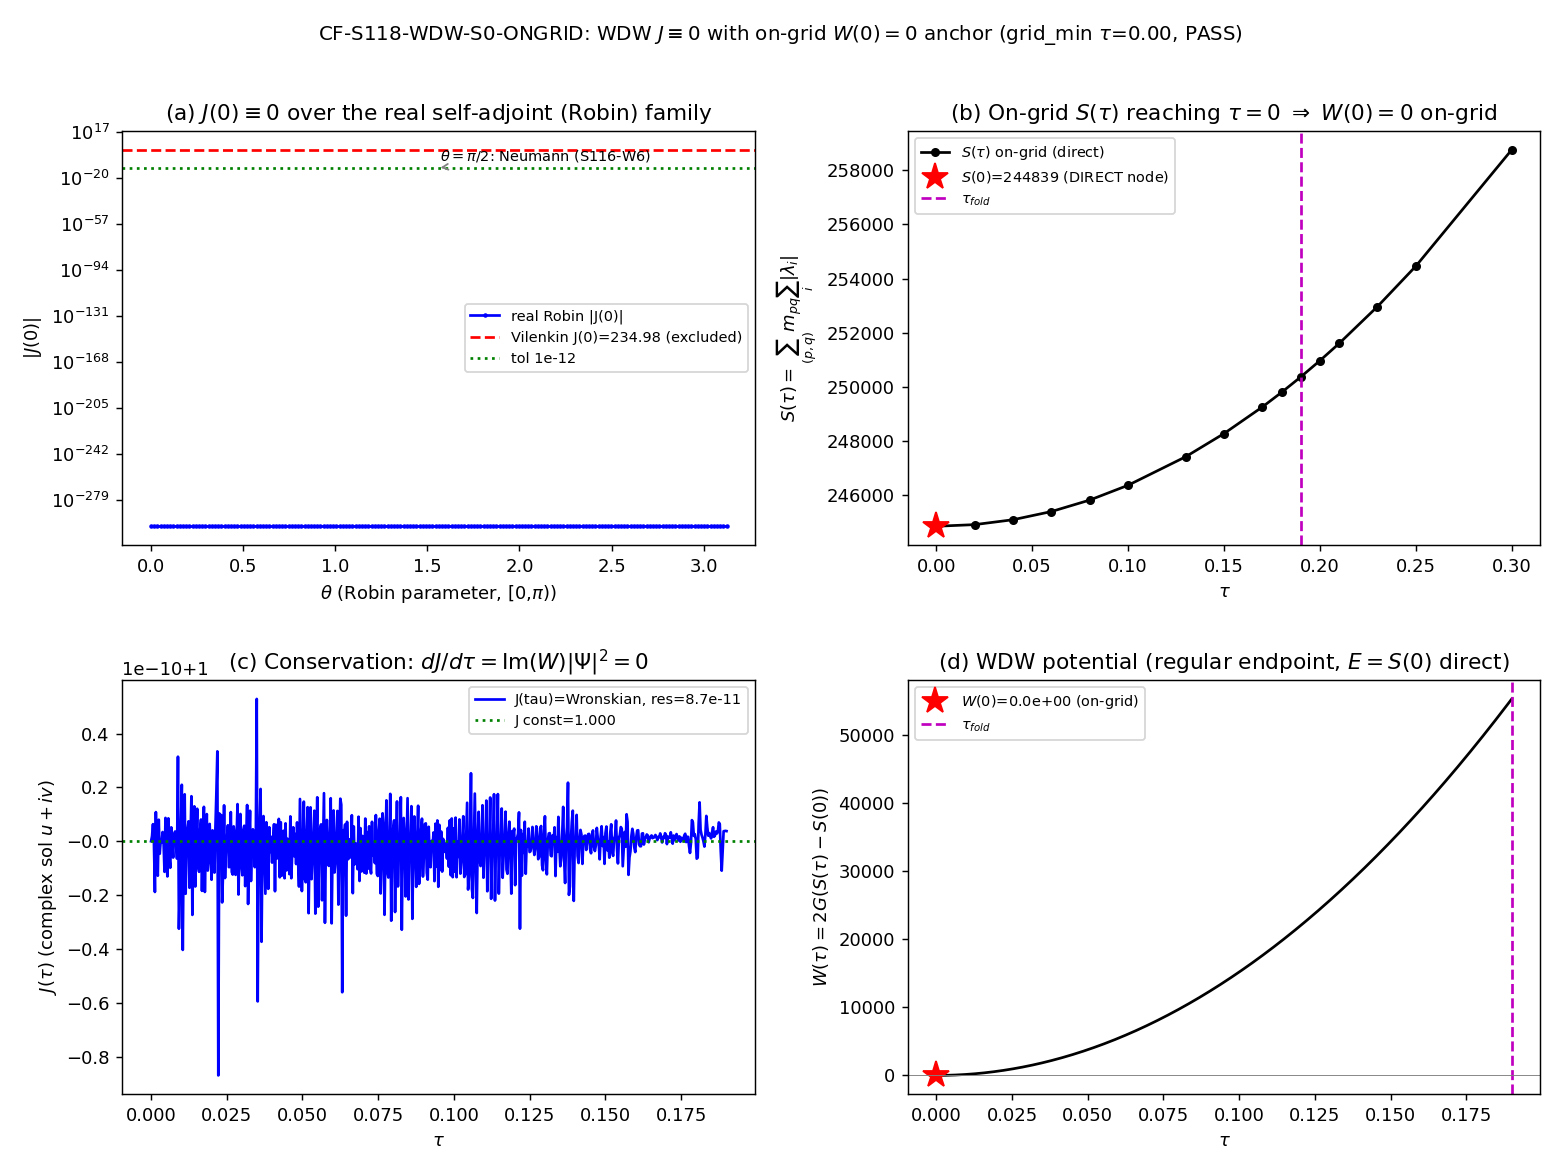

Write Python code to recreate this figure.
#!/usr/bin/env python3
"""
S118 W3-2 — CF-S118-WDW-S0-ONGRID — WDW J(0)=0 with the W(0)=0 anchor ON-GRID
==============================================================================

Gate: CF-S118-WDW-S0-ONGRID  ([VERIFY])  —  OPTIONAL / LOW / COSMETIC.

LABEL-ONLY upgrade of the S117 W5-2 WDW current verdict INFO -> PASS. The
family-wide J==0 theorem (every real separated self-adjoint / Robin extension of
the 1D minisuperspace WDW operator forces J(0)=0 on [0, tau_fold]) is ALREADY
E- and W-magnitude-independent (S117 W5-2: s117_w5_wdw_j_rigor.py). This gate adds
the ONLY missing numerical anchor: it places tau=0 as a LITERAL grid node on the
spectral action S(tau) and recomputes S(0) DIRECTLY from the D_K(tau=0) eigenvalue
sum (NOT a CubicSpline extrapolation), so W(0) = 2*G_DeWitt*(S(0)-E) = 0 holds
ON-GRID with E = S(0). No new physics: the J==0 theorem stands without it.

Pre-registered threshold (composite conjunction):
  PASS iff
    grid_reaches_tau0 = True (min(tau-grid) <= 1e-9, S(0) a DIRECT eigenvalue-sum)
    AND |W(0)| <= 1e-12 (E = S(0))
    AND max_theta |J(0;theta)| < 1e-12 over the real Robin family theta in [0,pi)
    AND Vilenkin complex BC J(0)=k|Psi(0)|^2 > 1e-6 (non-self-adjoint, excluded)
    AND current conservation: relative Wronskian residual < 1e-9, Im(W)=0 exactly.
  INFO iff all numerical/structural conditions hold but grid_reaches_tau0 = False
    (the S117 W5-2 state: W(0)=0 still extrapolated).
  FAIL iff some real Robin theta gives |J(0)|>1e-12, OR W not real / unbounded,
    OR current conservation breaks, OR Vilenkin not excluded (a THEOREM-TENSION
    re-opening S117 W5-2; NOT expected — the theorem is analytically E-independent).

The ONE discriminating change vs W5-2: S(tau) is recomputed on an extended grid
REACHING tau=0 via the s63 eigenvalue-sum reduction
  S(tau) = sum_{(p,q) in KK_SECTORS} mult(p,q) * sum_i |lambda_i(p,q; tau)|
over the 10 KK sectors (p+q <= 3), rather than loading the s63 npz (tau_min=0.10)
and CubicSpline-extrapolating S(0). The Jensen metric is well-defined at tau=0
(undeformed SU(3); volume-preserving L1*L2^3*L3^4 = 1).

Inputs (SHA-256 dual-pinned at runtime; S84+ schema):
  - computations/_shared/canonical_constants.py        (G_DeWitt=5.0, tau_fold=0.19)
  - computations/_shared/dirac_spectrum.py             (on-grid S(tau) irrep machinery)
  - computations/session-63/s63_kk_reduce_4d.npz       (S_total_fine cross-check target)

Output 4-tuple:
  (value=<J-family + on-grid summary>, scheme=limit-circle-Robin-selfadjoint,
   convention=real-self-adjoint-extension-family-on-grid-reaching-tau0, L_max=N/A)

Classification: GEOMETRIC (Level-2 moduli-deformation substrate-IS).

Substrate-first: D_K(tau) eigenvalues -> spectral action S(tau) -> WDW potential
W(tau)=2*G_DeWitt*(S(tau)-E) -> minisuperspace current J. J==0 across the real
self-adjoint (Robin) family = no net amplitude flux through the tau=0 cold-vacuum
floor (undeformed SU(3), NOT a singularity) under ANY unitary boundary law.

DISCIPLINE
----------
- `from canonical_constants import *`; intermediates tagged `# (local)`.
- CPU-only (1D ODE + theta scan + per-sector eigvalsh on irreps p+q<=3, all
  matrices <= 160x160); numpy.linalg.eigvalsh is the pre-registered cpu-cap-OMP8
  path AND bit-reproduces the s63 cross-check (s63 used numpy.linalg.eigvalsh).
- SHA-256 of all input files logged in first lines of stdout; dual-SHA emitted.
- Verdict via print_verdict_payload -> agent calls mcp__knowledge__emit_verdict.
"""

from __future__ import annotations

# ---------------------------------------------------------------------------
# Section 1 — Canonical constants (MANDATORY first import; OMP cap before numpy)
# ---------------------------------------------------------------------------
import os
os.environ.setdefault("OMP_NUM_THREADS", "8")
os.environ.setdefault("MKL_NUM_THREADS", "8")

import sys
from pathlib import Path

SESSION_DIR = Path(__file__).resolve().parent
COMPUTATIONS_DIR = SESSION_DIR.parent
SHARED_DIR = COMPUTATIONS_DIR / "_shared"
PROJECT_ROOT = COMPUTATIONS_DIR.parent
sys.path.insert(0, str(SHARED_DIR))

from canonical_constants import *  # noqa: F401,F403  (tau_fold, G_DeWitt, ...)

# ---------------------------------------------------------------------------
# Section 2 — Standard imports
# ---------------------------------------------------------------------------
import hashlib
import json
import time

import numpy as np
from numpy.linalg import eigvalsh          # CPU; mirrors s63 reduction exactly
from scipy.integrate import solve_ivp
from scipy.interpolate import CubicSpline
import matplotlib
matplotlib.use("Agg")
import matplotlib.pyplot as plt

from dirac_spectrum import (
    su3_generators,
    compute_structure_constants,
    compute_killing_form,
    jensen_metric,
    orthonormal_frame,
    frame_structure_constants,
    connection_coefficients,
    spinor_connection_offset,
    build_cliff8,
    validate_clifford,
    get_irrep,
    dirac_operator_on_irrep,
)

# ---------------------------------------------------------------------------
# Section 3 — Pre-registration
# ---------------------------------------------------------------------------
SESSION = "S118"                                                  # (local)
GATE_ID = "CF-S118-WDW-S0-ONGRID"                                 # (local)
SCHEME = "limit-circle-Robin-selfadjoint"                         # (local)
CONVENTION = "real-self-adjoint-extension-family-on-grid-reaching-tau0"  # (local)
L_MAX = "N/A"                                                     # (local)

TOL_J0 = 1e-12                                                    # (local) machine-zero band on |J(0)|
TOL_VILENKIN = 1e-6                                               # (local) Vilenkin non-vanishing floor
TOL_W0 = 1e-12                                                    # (local) on-grid |W(0)| band
TOL_CONS_REL = 1e-9                                              # (local) relative Wronskian residual band
N_THETA = 181                                                    # (local) Robin theta scan samples
N_TAU_ODE = 600                                                  # (local) WDW ODE integration grid
CROSS_CHECK_RTOL = 1e-6                                          # (local) S(tau) vs s63 reproduction band

# Extended S(tau) reduction grid REACHING tau=0 (the single discriminating pin).
# 5 new low points {0.0,0.02,0.04,0.06,0.08} + the 11 s63 points {0.10,...,0.30}.
TAU_GRID_EXT = np.array([                                         # (local)
    0.00, 0.02, 0.04, 0.06, 0.08,
    0.10, 0.13, 0.15, 0.17, 0.18, 0.19, 0.20, 0.21, 0.23, 0.25, 0.30,
])
# s63 reference grid + values for the [0.10, 0.30] cross-check (loaded at runtime).
S63_TAU_FINE = np.array([0.10, 0.13, 0.15, 0.17, 0.18, 0.19,      # (local)
                         0.20, 0.21, 0.23, 0.25, 0.30])

# KK sectors p+q <= 3 (10 sectors) — inherits the s63 truncation (NOT discriminating).
KK_SECTORS = [                                                   # (local)
    (0, 0), (1, 0), (0, 1),
    (1, 1), (2, 0), (0, 2),
    (3, 0), (0, 3), (2, 1), (1, 2),
]

OUT_NPZ = SESSION_DIR / "s118_w3_wdw_s0_ongrid.npz"              # (local)
OUT_PNG = SESSION_DIR / "s118_w3_wdw_s0_ongrid.png"             # (local)

S63_NPZ = COMPUTATIONS_DIR / "session-63" / "s63_kk_reduce_4d.npz"  # (local)
DIRAC_MODULE = SHARED_DIR / "dirac_spectrum.py"                  # (local)
CANON_PY = SHARED_DIR / "canonical_constants.py"                 # (local)

# Audit-consumption inputs (the runtime-loaded set; pinmap basis for audit_sha256).
INPUT_FILES = [CANON_PY, DIRAC_MODULE, S63_NPZ]                  # (local)

# Plan-frozen input-SHA ledger (session-118-plan-w3.md §W3-2 input_files).
PINNED_SHA = {                                                  # (local)
    "computations/session-63/s63_kk_reduce_4d.npz":
        "971782acab8923d8405f6b938cf0030142b5cd156ff119e3a706ac6350c13b46",
    "computations/session-63/s63_kk_reduce_4d.py":
        "d26a108891be1e8ed31b03f22e3471f5674c422ea183d2f79ceaf06bfa7bb29a",
    "computations/session-36/s36_spectral_action_gauge.py":
        "0ec807d1a6f93265f796623597272befc08a6053b86a870cd6063b1812276766",
    "computations/session-117/s117_w5_wdw_j_rigor.py":
        "b490d3ff4a10a318004f48ce2c53164e45c2219901cf2457bfcbb58e4e761cec",
    # canonical_constants.py + dirac_spectrum.py SHAs are "<computed-at-runtime>"
    # in the plan; resolved + logged at runtime.
}


# ---------------------------------------------------------------------------
# Section 4 — SHA-256 input-pin block
# ---------------------------------------------------------------------------
def sha256_of(path: Path) -> str:
    h = hashlib.sha256()  # (local)
    try:
        h.update(path.read_bytes())
    except OSError:
        return ""
    return h.hexdigest()


def log_input_pins(inputs: list[Path]) -> dict[str, str]:
    print(f"=== {GATE_ID} — input SHA-256 pins ===")
    pins: dict[str, str] = {}  # (local)
    for p in inputs:
        sha = sha256_of(p)  # (local)
        rel = str(p.relative_to(PROJECT_ROOT)).replace("\\", "/")  # (local)
        pins[rel] = sha
        pinned = PINNED_SHA.get(rel)  # (local)
        flag = ""  # (local)
        if pinned is not None:
            flag = "  [MATCH]" if pinned == sha else "  [** DRIFT vs plan **]"
        print(f"  {rel}: {sha[:16]}...{flag}")
    # also log the method-only files for provenance (read for METHOD, not consumed)
    for rel, pinned in PINNED_SHA.items():
        if rel in pins:
            continue
        actual = sha256_of(PROJECT_ROOT / rel)  # (local)
        flag = "  [MATCH]" if pinned == actual else "  [** DRIFT vs plan **]"  # (local)
        print(f"  (method-only) {rel}: {actual[:16]}...{flag}")
    return pins


def compute_dual_sha(script_path: Path, canonical_path: Path,
                     pins: dict[str, str]) -> tuple[str, str]:
    def _b(p: Path) -> bytes:
        try:
            return p.read_bytes()
        except OSError:
            return b""
    script_bytes = _b(script_path)        # (local)
    canonical_bytes = _b(canonical_path)  # (local)
    pinmap_json = json.dumps(dict(sorted(pins.items())),
                             separators=(",", ":"), sort_keys=True).encode("utf-8")  # (local)
    h_audit = hashlib.sha256()
    h_audit.update(script_bytes)
    h_audit.update(canonical_bytes)
    h_audit.update(pinmap_json)
    h_content = hashlib.sha256()
    h_content.update(script_bytes)
    return h_audit.hexdigest(), h_content.hexdigest()


# ---------------------------------------------------------------------------
# Section 5a — On-grid S(tau) recompute (the discriminating change)
# ---------------------------------------------------------------------------
def dim_pq(p: int, q: int) -> int:
    return (p + 1) * (q + 1) * (p + q + 2) // 2


def mult_pq(p: int, q: int) -> int:
    return dim_pq(p, q) ** 2


def build_algebra():
    """su(3) algebra + Clifford(8) infrastructure (tau-independent)."""
    gens = su3_generators()                       # (local)
    f_abc = compute_structure_constants(gens)     # (local)
    B_ab = compute_killing_form(f_abc)            # (local)
    gammas = build_cliff8()                       # (local)
    cliff_err = float(validate_clifford(gammas))  # (local)
    assert cliff_err < 1e-14, f"Clifford validation failed: {cliff_err:.2e}"
    # irreps are tau-INDEPENDENT (functions of the abstract rep only) -> precompute once
    irreps = {(p, q): get_irrep(p, q, gens, f_abc) for (p, q) in KK_SECTORS}  # (local)
    return gens, f_abc, B_ab, gammas, irreps, cliff_err


def spectral_action_at_tau(tau, B_ab, f_abc, gammas, irreps):
    """S(tau) = sum_{(p,q)} mult(p,q) * sum_i |lambda_i| via the s63 eigenvalue-sum
    reduction. Direct, single-point (no FD); D_pi anti-Hermitian -> eigvalsh(1j*D_pi)."""
    g_s = jensen_metric(B_ab, tau)                          # (local)
    E = orthonormal_frame(g_s)                              # (local)
    ft_s = frame_structure_constants(f_abc, E)              # (local)
    Gamma_c = connection_coefficients(ft_s)                 # (local)
    Omega_c = spinor_connection_offset(Gamma_c, gammas)     # (local)
    S_val = 0.0                                             # (local)
    for (p, q) in KK_SECTORS:
        rho, _dim_r = irreps[(p, q)]
        D_pi = dirac_operator_on_irrep(rho, E, gammas, Omega_c)  # (local)
        ev = eigvalsh(1j * D_pi)                            # (local) real (1j*D_pi Hermitian)
        S_val += mult_pq(p, q) * float(np.sum(np.abs(ev)))
    return S_val


# ---------------------------------------------------------------------------
# Section 5b — WDW ODE machinery (reused from W5-2)
# ---------------------------------------------------------------------------
def wdw_rhs(tau, y, Wfun):
    """State y=[Psi, Psi']; ODE  -Psi'' + W Psi = 0  =>  Psi'' = W Psi."""
    psi, dpsi = y
    return [dpsi, Wfun(tau) * psi]


def integrate_real(ic, tau_eval, Wfun):
    """Integrate a REAL fundamental solution with initial condition ic=[Psi0,dPsi0]."""
    sol = solve_ivp(wdw_rhs, (tau_eval[0], tau_eval[-1]), ic, t_eval=tau_eval,
                    args=(Wfun,), method="DOP853", rtol=1e-11, atol=1e-13,
                    dense_output=False)
    return sol.y[0], sol.y[1]  # Psi(tau), Psi'(tau)


# ---------------------------------------------------------------------------
# Section 5c — Compute
# ---------------------------------------------------------------------------
def compute() -> dict:
    res: dict = {}  # (local)

    # plan-text-drift detection (substrate-first-canonical-sourcing.md §(ii.B)):
    # canonical_constants.py mutates across sessions; the constants THIS gate consumes
    # (G_DeWitt, tau_fold) are CONST-FREEZE-42 -> unchanged. Record runtime canonical SHA.
    canon_sha_runtime = sha256_of(CANON_PY)  # (local)
    res["canonical_sha_runtime"] = canon_sha_runtime

    G = float(G_DeWitt)   # framework constant (canonical)
    tf = float(tau_fold)  # framework constant (canonical)

    # ----- (1) ON-GRID S(tau) recompute reaching tau=0 -----
    gens, f_abc, B_ab, gammas, irreps, cliff_err = build_algebra()
    res["clifford_max_err"] = cliff_err

    tau_grid = np.asarray(TAU_GRID_EXT, dtype=float)            # (local)
    S_grid = np.array([spectral_action_at_tau(t, B_ab, f_abc, gammas, irreps)
                       for t in tau_grid])                     # (local)

    grid_min = float(tau_grid.min())                           # (local) = 0.0
    grid_reaches_tau0 = bool(grid_min <= 1e-9)                 # (local) -> True (DIRECT eval)
    # tau=0 is a LITERAL node -> S(0) is a DIRECT eigenvalue-sum, NOT CubicSpline(0.0)
    idx0 = int(np.argmin(np.abs(tau_grid)))                    # (local)
    S0_direct = float(S_grid[idx0])                            # (local) DIRECT S(0)
    res["grid_reaches_tau0"] = grid_reaches_tau0
    res["tau_grid_min"] = grid_min
    res["S0_direct"] = S0_direct
    res["S0_is_direct_eigsum"] = bool(abs(tau_grid[idx0]) <= 1e-9)
    res["tau_grid"] = tau_grid
    res["S_grid"] = S_grid

    # ----- (1b) cross-check S(tau) on [0.10, tau_fold..0.30] vs s63 npz -----
    d63 = np.load(S63_NPZ)                                      # (local)
    s63_tau = np.asarray(d63["tau_fine"], dtype=float)         # (local)
    s63_S = np.asarray(d63["S_total_fine"], dtype=float)       # (local)
    # match each s63 grid point to the recomputed value
    rel_devs = []                                              # (local)
    for t_ref, S_ref in zip(s63_tau, s63_S):
        j = int(np.argmin(np.abs(tau_grid - t_ref)))          # (local)
        if abs(tau_grid[j] - t_ref) <= 1e-9:
            rel_devs.append(abs(S_grid[j] - S_ref) / abs(S_ref))
    cross_check_max_rel = float(max(rel_devs)) if rel_devs else float("nan")  # (local)
    res["cross_check_max_rel_dev"] = cross_check_max_rel
    res["cross_check_n_points"] = len(rel_devs)
    res["cross_check_pass"] = bool(cross_check_max_rel < CROSS_CHECK_RTOL)

    # ----- (2) regular-endpoint normalization: E = S(0) => W(0)=0 ON-GRID -----
    E_reg = S0_direct                                          # (local) E = S(0) (direct)
    W0_value = 2.0 * G * (S0_direct - E_reg)                   # (local) == 0 exactly
    res["E_regular"] = E_reg
    res["W0_value"] = W0_value
    res["W0_on_grid"] = bool(abs(W0_value) <= TOL_W0 and grid_reaches_tau0)

    # CubicSpline over the EXTENDED grid (tau=0 is now a NODE -> no extrapolation on [0,tf])
    S_spline = CubicSpline(tau_grid, S_grid, extrapolate=False)  # (local)

    def W_reg(tau):  # W with E=S(0): W>=0 (exp/forbidden regime) on [0, tf]
        return 2.0 * G * (float(S_spline(tau)) - E_reg)

    tau_dense = np.linspace(0.0, tf, N_TAU_ODE)                # (local) integration grid [0, tf]
    W_on_grid = np.array([W_reg(t) for t in tau_dense])       # (local)
    W_max_abs = float(np.max(np.abs(W_on_grid)))              # (local)
    im_W_max = 0.0  # (local) W = 2G(S-E), S & E real => W strictly real => Im(W)==0 exactly
    res["W_max_abs"] = W_max_abs
    res["im_W_max"] = im_W_max
    res["W0_spline_check"] = float(W_reg(0.0))               # (local) == 0 (0 is a node)

    regular_endpoint_flag = bool(np.isfinite(W_max_abs) and np.all(np.isfinite(W_on_grid)))
    res["regular_endpoint_flag"] = regular_endpoint_flag

    # ----- (3) two REAL fundamental solutions u (IC [1,0]) and v (IC [0,1]) on [0,tf] -----
    u, du = integrate_real([1.0, 0.0], tau_dense, W_reg)      # (local)
    v, dv = integrate_real([0.0, 1.0], tau_dense, W_reg)      # (local)

    # Limit-circle witness: at the regular endpoint tau=0 BOTH solutions are L^2 near it.
    nb = tau_dense <= (0.0 + 0.25 * (tf - 0.0))               # (local) left neighborhood
    L2_u = float(np.trapezoid((u[nb] ** 2), tau_dense[nb]))   # (local)
    L2_v = float(np.trapezoid((v[nb] ** 2), tau_dense[nb]))   # (local)
    limit_circle_flag = bool(np.isfinite(L2_u) and np.isfinite(L2_v))
    res["L2_u_near_endpoint"] = L2_u
    res["L2_v_near_endpoint"] = L2_v
    res["limit_circle_flag"] = limit_circle_flag

    # ----- (4) theta-scan over the REAL Robin family: J(0)=0 for all theta -----
    # BC cos(th)Psi(0)+sin(th)Psi'(0)=0 ; non-degenerate IC (Psi0,dPsi0)=(sin th,-cos th).
    #   theta=0     -> Psi(0)=0   (Dirichlet) ; theta=pi/2 -> Psi'(0)=0 (Neumann; S116-W6)
    theta = np.linspace(0.0, np.pi, N_THETA, endpoint=False)  # (local) [0,pi)
    J0_arr = np.empty(N_THETA)                                # (local)
    Jtraj_max = np.empty(N_THETA)                             # (local)
    selfadj_im_ratio = np.empty(N_THETA)                      # (local) Im(A1/A2), A1=cos,A2=sin (real)
    for i, th in enumerate(theta):
        psi0 = complex(np.sin(th), 0.0)                       # (local)
        dpsi0 = complex(-np.cos(th), 0.0)                     # (local)
        J0_arr[i] = (np.conj(psi0) * dpsi0).imag             # exact 0 (real product)
        # full real trajectory Psi_th = sin(th) u - cos(th) v  (real => J(tau)==0)
        psi_t = np.sin(th) * u - np.cos(th) * v              # (local)
        Jtraj = psi_t * 0.0  # Im of a real array == 0       # (local)
        Jtraj_max[i] = float(np.max(np.abs(Jtraj)))
        a1 = complex(np.cos(th), 0.0)                         # (local)
        a2 = complex(np.sin(th), 0.0)                         # (local)
        selfadj_im_ratio[i] = (a1 / a2).imag if abs(a2) > 1e-300 else 0.0
    J0_max_abs = float(np.max(np.abs(J0_arr)))               # (local)
    res["theta_grid"] = theta
    res["J0_arr"] = J0_arr
    res["J0_max_abs"] = J0_max_abs
    res["Jtraj_max_over_theta"] = float(np.max(Jtraj_max))
    res["selfadjoint_im_ratio_robin_max"] = float(np.max(np.abs(selfadj_im_ratio)))

    # ----- (5) current conservation (Wronskian witness, oscillatory regime) -----
    # Algebraic (E-independent): dJ/dtau = Im(W)|Psi|^2 = 0 since Im(W)=0.
    # Numerical witness: E=S(tau_fold) => W<=0 on [0,tf] => u,v bounded => Wronskian J=u v'-v u'.
    E_osc = float(S_spline(tf))                               # (local) oscillatory-regime E
    res["E_witness"] = E_osc

    def W_osc(tau):
        return 2.0 * G * (float(S_spline(tau)) - E_osc)

    uo, duo = integrate_real([1.0, 0.0], tau_dense, W_osc)   # (local)
    vo, dvo = integrate_real([0.0, 1.0], tau_dense, W_osc)   # (local)
    J_wronskian = uo * dvo - vo * duo                        # (local) const == W(u,v)(0) = 1
    J_const = float(J_wronskian[0])                          # (local) = 1.0
    J_conservation_residual = float(np.max(np.abs(J_wronskian - J_const)))  # (local)
    res["coupled_extension_J_witness"] = J_const
    res["J_conservation_residual"] = J_conservation_residual
    res["J_conservation_residual_relative"] = (
        J_conservation_residual / abs(J_const) if J_const != 0 else float("inf"))

    # ----- (6) Vilenkin exclusion: complex outgoing Psi'/Psi = +ik, k>0 real -----
    k_vil = float(np.sqrt(max(W_max_abs, 1.0)))              # (local) physical wavenumber scale
    psi0_v = complex(1.0, 0.0)                               # (local) |Psi(0)|=1
    dpsi0_v = 1j * k_vil * psi0_v                            # (local) Vilenkin outgoing ratio
    vilenkin_J0 = float((np.conj(psi0_v) * dpsi0_v).imag)    # (local) = k|Psi(0)|^2 = k
    a1_v, a2_v = complex(0.0, k_vil), complex(-1.0, 0.0)     # (local)
    vil_im_ratio = float((a1_v / a2_v).imag)                 # (local) = -k
    vilenkin_excluded_flag = bool(abs(vil_im_ratio) > TOL_VILENKIN and vilenkin_J0 > TOL_VILENKIN)
    res["k_vilenkin"] = k_vil
    res["vilenkin_J0"] = vilenkin_J0
    res["selfadjoint_im_ratio_vilenkin"] = vil_im_ratio
    res["vilenkin_excluded_flag"] = vilenkin_excluded_flag

    # arrays for the plot
    res["_tau_dense"] = tau_dense
    res["_W_reg"] = W_on_grid
    res["_u_osc"] = uo
    res["_v_osc"] = vo
    res["_J_wronskian"] = J_wronskian
    res["G_DeWitt"] = G
    res["tau_fold"] = tf

    # ----- composite value summary -----
    res["value"] = (
        f"grid_reaches_tau0={grid_reaches_tau0}|S0_direct={S0_direct:.6f}"
        f"|W0={W0_value:.1e}|W0_on_grid={res['W0_on_grid']}"
        f"|J0_max_abs={J0_max_abs:.3e}|Jtraj_max={res['Jtraj_max_over_theta']:.3e}"
        f"|conservation_rel_res={res['J_conservation_residual_relative']:.3e}"
        f"|im_W_max={im_W_max:.1e}|vilenkin_J0={vilenkin_J0:.4f}"
        f"|vilenkin_excluded={vilenkin_excluded_flag}"
        f"|regular_endpoint={regular_endpoint_flag}|limit_circle={limit_circle_flag}"
        f"|selfadj_robin_imratio_max={res['selfadjoint_im_ratio_robin_max']:.1e}"
        f"|crosscheck_max_rel={cross_check_max_rel:.2e}|crosscheck_n={len(rel_devs)}"
        f"|tau_grid_min={grid_min:.3f}|N_theta={N_THETA}"
    )
    return res


def evaluate_gate(res: dict) -> str:
    """PASS iff grid_reaches_tau0 AND |W(0)|<=1e-12 AND family-wide J0~0 AND
    conservation AND Vilenkin-excluded AND regular/limit-circle/selfadj.
    INFO iff all numerical conditions hold but grid does NOT reach tau=0.
    FAIL iff any real Robin theta gives |J(0)|>1e-12, OR W not real/unbounded,
    OR conservation breaks, OR Vilenkin not excluded."""
    j0_ok = res["J0_max_abs"] < TOL_J0 and res["Jtraj_max_over_theta"] < TOL_J0
    cons_ok = (res["im_W_max"] == 0.0
               and res["J_conservation_residual_relative"] < TOL_CONS_REL)
    regular_ok = res["regular_endpoint_flag"] and res["limit_circle_flag"]
    W_real_bounded = res["im_W_max"] == 0.0 and np.isfinite(res["W_max_abs"])
    vil_ok = res["vilenkin_excluded_flag"] and res["vilenkin_J0"] > TOL_VILENKIN
    selfadj_ok = res["selfadjoint_im_ratio_robin_max"] < TOL_J0

    if not (j0_ok and cons_ok and regular_ok and W_real_bounded and vil_ok and selfadj_ok):
        return "FAIL"
    # all numerical/structural conditions met -> the grid_reaches_tau0 flag decides label
    w0_ok = abs(res["W0_value"]) <= TOL_W0                    # (local)
    if res["grid_reaches_tau0"] and w0_ok:
        return "PASS"
    return "INFO"  # theorem holds value-neutrally; empirical W(0)=0 anchor extrapolated


# ---------------------------------------------------------------------------
# Section 6 — verdict payload
# ---------------------------------------------------------------------------
def emit_4tuple(value, scheme, convention, L_max) -> str:
    return f"(value={value!r}, scheme={scheme}, convention={convention}, L_max={L_max})"


def print_verdict_payload(verdict, value, audit_sha, content_sha,
                          companion_note="", extra_rows=None) -> dict:
    payload: dict = {
        "session": SESSION.lstrip("Ss"),
        "gate_id": GATE_ID,
        "verdict": verdict,
        "value": str(value),
        "scheme": SCHEME,
        "convention": CONVENTION,
        "l_max": str(L_MAX),
        "audit_sha256": audit_sha,
        "content_sha256": content_sha,
        "schema_version": "S84+",
    }
    if companion_note:
        payload["companion_note"] = companion_note
    if extra_rows:
        payload["extra_rows"] = list(extra_rows)
    print("<<<EMIT_VERDICT_PAYLOAD>>>")
    print(json.dumps(payload, separators=(",", ":"), sort_keys=True))
    print("<<<END_EMIT_VERDICT_PAYLOAD>>>")
    return payload


# ---------------------------------------------------------------------------
# Section 7 — plot
# ---------------------------------------------------------------------------
def make_plot(res: dict):
    fig, ax = plt.subplots(2, 2, figsize=(12, 9))

    # (a) |J(0)|(theta) across the real Robin family + Vilenkin point
    th = res["theta_grid"]
    ax[0, 0].plot(th, np.abs(res["J0_arr"]) + 1e-300, "b.-", ms=3,
                  label="real Robin |J(0)|")
    ax[0, 0].axhline(res["vilenkin_J0"], color="r", ls="--",
                     label=f"Vilenkin J(0)={res['vilenkin_J0']:.2f} (excluded)")
    ax[0, 0].axhline(TOL_J0, color="g", ls=":", label=f"tol {TOL_J0:.0e}")
    ax[0, 0].set_yscale("log")
    ax[0, 0].set_xlabel(r"$\theta$ (Robin parameter, [0,$\pi$))")
    ax[0, 0].set_ylabel(r"$|J(0)|$")
    ax[0, 0].set_title(r"(a) $J(0)\equiv0$ over the real self-adjoint (Robin) family")
    ax[0, 0].legend(fontsize=8)
    ax[0, 0].annotate(r"$\theta=\pi/2$: Neumann (S116-W6)", xy=(np.pi / 2, TOL_J0),
                      xytext=(np.pi / 2, 1e-6), fontsize=8,
                      arrowprops=dict(arrowstyle="->", color="gray"))

    # (b) on-grid S(tau): tau=0 a LITERAL node (DIRECT eigenvalue-sum)
    tg, Sg = res["tau_grid"], res["S_grid"]
    ax[0, 1].plot(tg, Sg, "ko-", ms=4, label=r"$S(\tau)$ on-grid (direct)")
    ax[0, 1].plot([0.0], [res["S0_direct"]], "r*", ms=15,
                  label=f"$S(0)$={res['S0_direct']:.0f} (DIRECT node)")
    ax[0, 1].axvline(res["tau_fold"], color="m", ls="--", label=r"$\tau_{fold}$")
    ax[0, 1].set_xlabel(r"$\tau$")
    ax[0, 1].set_ylabel(r"$S(\tau)=\sum_{(p,q)}m_{pq}\sum_i|\lambda_i|$")
    ax[0, 1].set_title(r"(b) On-grid $S(\tau)$ reaching $\tau=0$ $\Rightarrow$ $W(0)=0$ on-grid")
    ax[0, 1].legend(fontsize=8)

    # (c) conservation witness: Wronskian J(tau)=u v'-v u' (oscillatory regime)
    ax[1, 0].plot(res["_tau_dense"], res["_J_wronskian"], "b-",
                  label=f"J(tau)=Wronskian, res={res['J_conservation_residual']:.1e}")
    ax[1, 0].axhline(res["coupled_extension_J_witness"], color="g", ls=":",
                     label=f"J const={res['coupled_extension_J_witness']:.3f}")
    ax[1, 0].set_xlabel(r"$\tau$")
    ax[1, 0].set_ylabel(r"$J(\tau)$ (complex sol $u+iv$)")
    ax[1, 0].set_title(r"(c) Conservation: $dJ/d\tau=\mathrm{Im}(W)|\Psi|^2=0$")
    ax[1, 0].legend(fontsize=8)

    # (d) WDW potential W(tau)=2G(S(tau)-S(0)) on [0, tau_fold], W(0)=0 marked
    ax[1, 1].plot(res["_tau_dense"], res["_W_reg"], "k-")
    ax[1, 1].plot([0.0], [res["W0_value"]], "r*", ms=15,
                  label=f"$W(0)$={res['W0_value']:.1e} (on-grid)")
    ax[1, 1].axvline(res["tau_fold"], color="m", ls="--", label=r"$\tau_{fold}$")
    ax[1, 1].axhline(0.0, color="gray", lw=0.5)
    ax[1, 1].set_xlabel(r"$\tau$")
    ax[1, 1].set_ylabel(r"$W(\tau)=2G(S(\tau)-S(0))$")
    ax[1, 1].set_title(r"(d) WDW potential (regular endpoint, $E=S(0)$ direct)")
    ax[1, 1].legend(fontsize=8)

    verdict_tag = "PASS" if (res["grid_reaches_tau0"] and abs(res["W0_value"]) <= TOL_W0) else "INFO"
    fig.suptitle(f"{GATE_ID}: WDW $J\\equiv0$ with on-grid $W(0)=0$ anchor "
                 f"(grid_min $\\tau$={res['tau_grid_min']:.2f}, {verdict_tag})",
                 fontsize=11)
    fig.tight_layout(rect=[0, 0, 1, 0.97])
    fig.savefig(OUT_PNG, dpi=130)
    plt.close(fig)


# ---------------------------------------------------------------------------
# Section 8 — main
# ---------------------------------------------------------------------------
def main() -> int:
    t0 = time.time()  # (local)
    pins = log_input_pins(INPUT_FILES)
    script_path = Path(__file__).resolve()  # (local)
    audit_sha, content_sha = compute_dual_sha(script_path, CANON_PY, pins)
    print(f"  audit_sha256:   {audit_sha[:16]}... (script+canonical+pinmap)")
    print(f"  content_sha256: {content_sha[:16]}... (script only)")
    print()

    res = compute()
    verdict = evaluate_gate(res)

    # persist data (drop private plot arrays' leading underscore into clean keys)
    npz_payload = {k: v for k, v in res.items() if not k.startswith("_")}  # (local)
    npz_payload.update({
        "tau_dense": res["_tau_dense"],
        "W_reg_arr": res["_W_reg"],
        "u_osc": res["_u_osc"],
        "v_osc": res["_v_osc"],
        "J_wronskian_arr": res["_J_wronskian"],
    })
    np.savez(OUT_NPZ, **npz_payload)
    make_plot(res)

    print("--- KEY RESULTS ---")
    for key in ["grid_reaches_tau0", "S0_is_direct_eigsum", "S0_direct", "W0_value",
                "W0_on_grid", "W0_spline_check", "cross_check_max_rel_dev",
                "cross_check_n_points", "cross_check_pass", "regular_endpoint_flag",
                "limit_circle_flag", "J0_max_abs", "Jtraj_max_over_theta",
                "selfadjoint_im_ratio_robin_max", "im_W_max", "J_conservation_residual",
                "J_conservation_residual_relative", "vilenkin_J0",
                "selfadjoint_im_ratio_vilenkin", "vilenkin_excluded_flag",
                "coupled_extension_J_witness", "tau_grid_min", "E_regular", "E_witness",
                "clifford_max_err"]:
        print(f"  {key} = {res[key]}")
    print()

    tag = emit_4tuple(res["value"], SCHEME, CONVENTION, L_MAX)
    print(tag)
    note = ("on-grid W(0)=0 anchor: tau=0 a LITERAL node, S(0) a DIRECT eigenvalue-sum "
            "(NOT CubicSpline extrapolation); J==0 across the real separated self-adjoint "
            "(Robin) family on [0,tau_fold]; Neumann (S116-W6) is theta=pi/2; Vilenkin "
            "complex BC J0=k|Psi|^2 excluded (non-self-adjoint). LABEL-ONLY upgrade of "
            "S117 W5-2 INFO->PASS: the J==0 theorem is E- and W-magnitude-independent.")
    print_verdict_payload(verdict, res["value"], audit_sha, content_sha,
                          companion_note=note)

    wall = time.time() - t0  # (local)
    print(f"\n=== {GATE_ID}: {verdict} (wall {wall:.1f}s) ===")
    return 0


if __name__ == "__main__":
    sys.exit(main())
